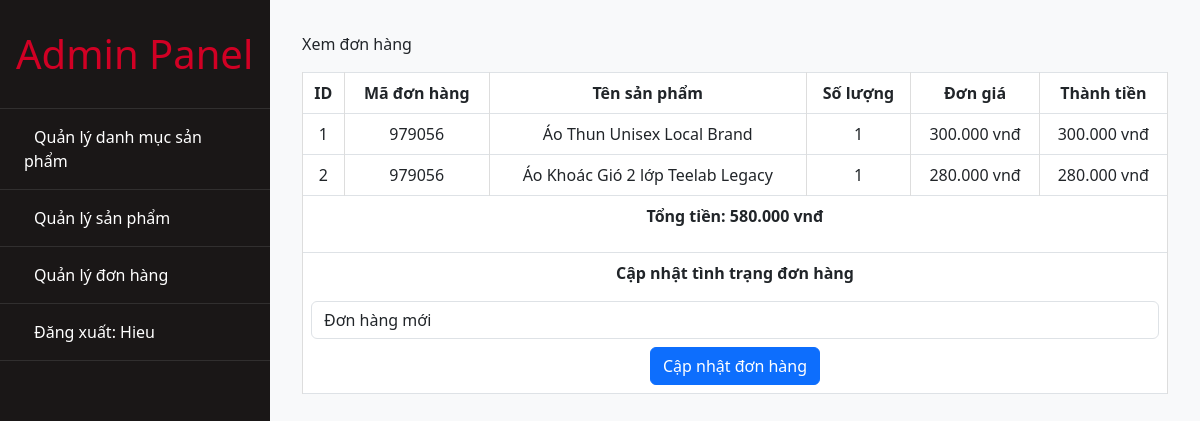
Page /admin/indexad.php?action=order&query=view_order&code=979056 (signed in) on the committed database.
### tables this page shows
CREATE TABLE `cart_details` (
  `id_cart_details` int(11) NOT NULL,
  `code_cart` varchar(10) NOT NULL,
  `id_sanpham` int(11) NOT NULL,
  `soluong_buy` int(11) NOT NULL
);

CREATE TABLE `product` (
  `id_sanpham` int(11) NOT NULL,
  `tensanpham` varchar(250) NOT NULL,
  `masp` varchar(100) NOT NULL,
  `giasp` varchar(100) NOT NULL,
  `soluong` int(11) NOT NULL,
  `soluongban` int(11) DEFAULT NULL,
  `hinhanh` varchar(50) NOT NULL,
  `tomtat` tinytext NOT NULL,
  `tinhtrang` int(11) NOT NULL,
  `id` int(11) NOT NULL
);

### admin/modules/order_management/view_order.php (the view, shortened to what this page needs)
<p>Xem đơn hàng</p>
<?php
include('config/config.php');
try {
    $code = $_GET['code'];
    $spl_lietke_dh = "SELECT * FROM cart_details,product
                      WHERE cart_details.id_sanpham=product.id_sanpham
                      AND cart_details.code_cart='".$code."'
                      ORDER BY cart_details.id_cart_details DESC";
    $stmt = $conn->prepare($spl_lietke_dh);
    $stmt->execute();
    $query_lietke_dh = $stmt->fetchAll(PDO::FETCH_ASSOC);
} catch (PDOException $e) {
    echo "Lỗi: " . $e->getMessage();
}
?>
<div class="table-responsive">
    <table class="table table-bordered" style="border-collapse:collapse;width:100%;">
        <thead class="thead-light">
            <tr>
                <th>ID</th>
                <th>Mã đơn hàng</th>
                <th>Tên sản phẩm</th>
                <th>Số lượng</th>
                <th>Đơn giá</th>
                <th>Thành tiền</th>
            </tr>
        </thead>
        <tbody>
            <?php
            $i = 0;
            $tongtien = 0;
            foreach ($query_lietke_dh as $row) {
                $i++;
                $thanhtien = $row['giasp'] * $row['soluong_buy'];
                $tongtien += $thanhtien;
            ?>
                <tr>
                    <td><?php echo $i; ?></td>
                    <td><?php echo htmlspecialchars($row['code_cart']); ?></td>
                    <td><?php echo htmlspecialchars($row['tensanpham']); ?></td>
                    <td><?php echo htmlspecialchars($row['soluong_buy']); ?></td>
                    <td><?php echo number_format($row['giasp'], 0, ',', '.') . ' vnđ';?></td>
                    <td><?php echo number_format($thanhtien, 0, ',', '.') . ' vnđ'; ?></td>
                </tr>
            <?php
            }
            ?>
            <tr>
                <td colspan="6" class="text-right">
                    <p><strong>Tổng tiền: <?php echo number_format($tongtien, 0, ',', '.') . ' vnđ'; ?></strong></p>
                </td>
            </tr>
            <tr>
                <td colspan="6">
                    <p><strong>Cập nhật tình trạng đơn hàng</strong></p>
                    <form method="POST" action="modules/order_management/handle.php">
                        <div class="form-group">
                            <select class="form-control" name="tinhtrangdonhang">
                                <option value="1">Đơn hàng mới</option>
                            </select>
                        </div>
                        <button type="submit" name="update_cart" class="btn btn-primary">Cập nhật đơn hàng</button>
                    </form>
                </td>
            </tr>
        </tbody>
    </table>
</div>

### admin/css/stylead.css (style rules this page uses)
:root { --sidebar-width: 270px; --primary-color: #1a1717; --hover-color: #34495e; }
button.btn.btn-primary { margin-top: 8px; }
.table-responsive { overflow-x: auto; -webkit-overflow-scrolling: touch; }
table { width: 100%; border-collapse: collapse; }
th, td { padding: 8px; text-align: center; border: 1px solid #ddd; }
th { background-color: #f2f2f2; }

### rows in the picture
cart_details: code_cart "979056", id_sanpham.tensanpham "Áo Thun Unisex Local Brand", soluong_buy "1", id_sanpham.giasp "300.000", thanhtien "300.000"
cart_details: code_cart "979056", id_sanpham.tensanpham "Áo Khoác Gió 2 lớp Teelab Legacy", soluong_buy "1", id_sanpham.giasp "280.000", thanhtien "280.000"

### other values in the picture
$_SESSION['log_in'] "Hieu"
$tongtien "580.000"
